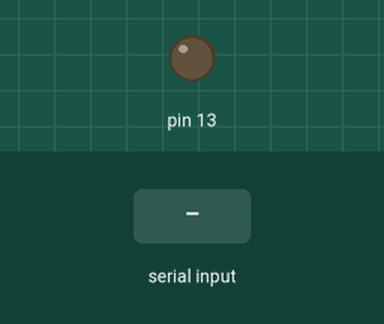
This sketch was run on a simulated Arduino Uno, built with avr-gcc and run on an emulated ATmega328P. Shown: output pins drawn as LEDs (lit = HIGH). Inputs (shaded band) come from the test bench.

Above: at 1.2 s.
1.3 s: "1" received over Serial
At 1.9 s:
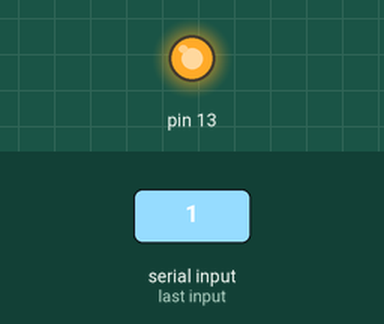
2.8 s: "0" received over Serial
At 4.2 s:
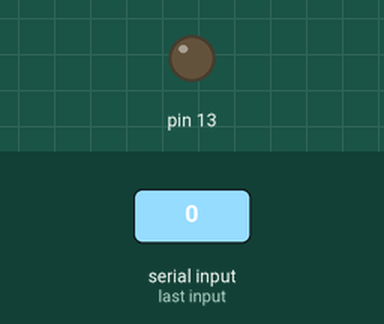
Timing chart, 0 to 5.8 s (numbered marks = the images above; inputs shaded):
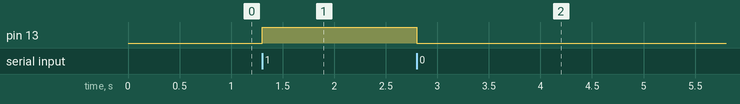

The sketch:

serialdemo.ino
```cpp
void setup()
{
  pinMode(13,OUTPUT);
  Serial.begin(19200);
}
void loop()
{
  if(Serial.available()>0)
  {
    char letter=Serial.read();
    if(letter=='1')
    {
    digitalWrite(13,HIGH);
    }
    else if(letter=='0')
    {
    digitalWrite(13,LOW);
    }
  }
  }
```

Measured:
- after the input at 1.3 s, pin 13: LOW → HIGH at once
- after the input at 2.8 s, pin 13: HIGH → LOW at once
